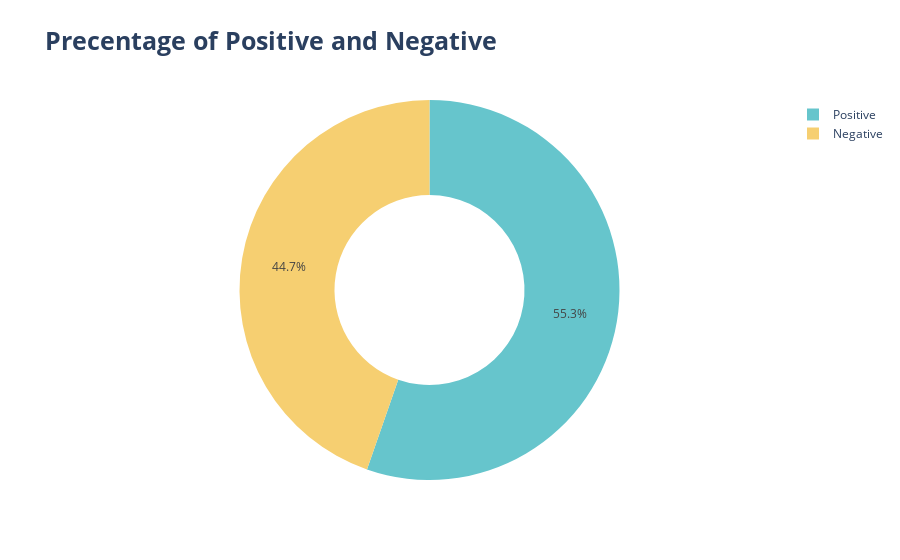

Notebook code cell kept with this figure:
### Code cell
fig=px.pie(data,names=['Positive','Negative'],values=data['HeartDisease'].value_counts(),hole=0.5,
           title="<b>Precentage of Positive and Negative ",template='plotly',color_discrete_sequence=px.colors.qualitative.Pastel)
fig.update_layout(title_font_size=25)
fig.show()

### Figure 1 — Plotly figure (JSON) as saved in the notebook; plotly's stock layout.template omitted (floating-point values rounded to 4 significant figures)
{"data": [{"domain": {"x": [0, 1], "y": [0, 1]}, "hole": 0.5, "hovertemplate": "label=%{label}<br>value=%{value}<extra></extra>", "labels": ["Positive", "Negative"], "legendgroup": "", "name": "", "showlegend": true, "values": [508, 410], "type": "pie"}], "layout": {"legend": {"tracegroupgap": 0}, "title": {"text": "<b>Precentage of Positive and Negative ", "font": {"size": 25}}, "piecolorway": ["rgb(102, 197, 204)", "rgb(246, 207, 113)", "rgb(248, 156, 116)", "rgb(220, 176, 242)", "rgb(135, 197, 95)", "rgb(158, 185, 243)", "rgb(254, 136, 177)", "rgb(201, 219, 116)", "rgb(139, 224, 164)", "rgb(180, 151, 231)", "rgb(179, 179, 179)"], "autosize": true}}
